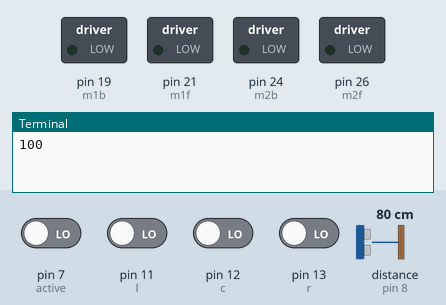
Recording of a program running on a simulated Raspberry Pi (header pin numbers). On the bench: switched loads named in the program (green lamp = pin HIGH), the last lines printed to the terminal. The test bench sets the inputs (shaded band); at power-on: pin 7 (active), pin 11 (l), pin 12 (c), pin 13 (r) LOW, distance to the obstacle (sensor on pin 8) 80 cm. Threads take turns every 2 ms; the clock reads 2024-03-15 10:24:30 at power-on unless the program sets it.

Above: at 1.2 s.
1.3 s: pin 7 (active) driven HIGH
At 3.9 s:
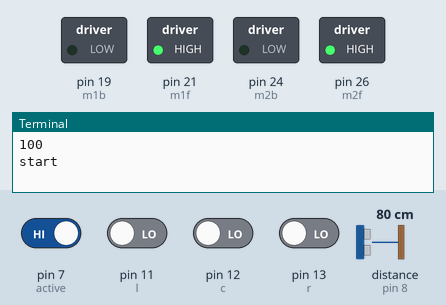
4.5 s: pin 11 (l) driven HIGH
At 5.1 s:
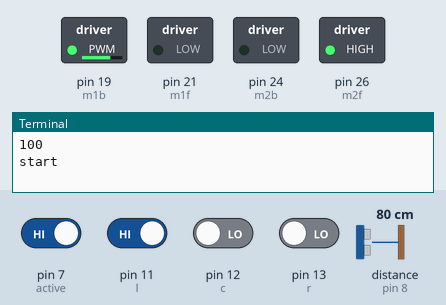
Timing chart, 0 to 7.5 s (numbered marks = the images above; inputs shaded):
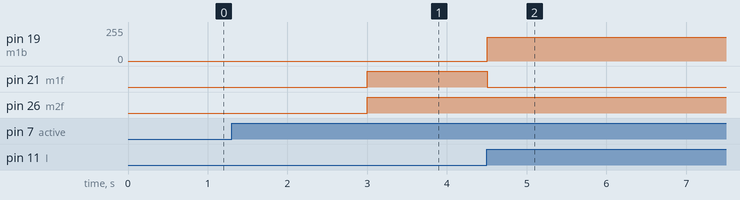

Measured:
- after the input at 1.3 s, pin 21 (m1f), pin 26 (m2f): LOW → HIGH after 1.7 s
- after the input at 4.5 s, pin 19 (m1b): 0/255 → 179/255 at once; pin 21 (m1f): HIGH → LOW at once

The program:

line-follow-test.py
```python
#!/usr/bin/python

# Created by Harry Merckel

import RPi.GPIO as GPIO
import time
import numpy
from threading import Thread

# Setting up the GPIO pins for the motors and override switch
GPIO.setwarnings(False)
GPIO.setmode(GPIO.BOARD)
GPIO.setup(21, GPIO.OUT) # Motor 1 - forwards
GPIO.setup(19, GPIO.OUT) # Motor 1 - backwards
GPIO.setup(26, GPIO.OUT) # Motor 2 - forwards
GPIO.setup(24, GPIO.OUT) # Motor 2 - backwards
GPIO.setup(11, GPIO.IN) #
GPIO.setup(12, GPIO.IN) #
GPIO.setup(13, GPIO.IN) #
GPIO.setup(7, GPIO.IN) # Override switch

global l
global c
global r
global nothing
nothing = 100
print nothing

# Setting up PWM for speed control and starting motors at 0 so no output.
m1f = GPIO.PWM(21, 50)
m1b = GPIO.PWM(19, 50)
m2f = GPIO.PWM(26, 50)
m2b = GPIO.PWM(24, 50)

m1f.start(0)
m1b.start(0)
m2f.start(0)
m2b.start(0)

# This function is to simplify the motor control instead of having to use the ChangeDutyCycle function throughout the program.
def motor (left, right):
    if left > 0:
        m1f.ChangeDutyCycle(left)
        m1b.ChangeDutyCycle(0)
    else:
        m1f.ChangeDutyCycle(0)
        m1b.ChangeDutyCycle(-left)
    if right > 0:
        m2f.ChangeDutyCycle(right)
        m2b.ChangeDutyCycle(0)
    else:
        m2f.ChangeDutyCycle(0)
        m2b.ChangeDutyCycle(-right)

def query():
    pin = 8
    GPIO.setup(pin, GPIO.OUT)
    global distance
    distlist = [0.0] * 6

    # This takes very quick readings from the ultrasonic sensor. Takes the rolling mean of 6 results to get rid of anomalous results.
    while True:
        # Output a very short pulse as a ping to the sensor, then switches to input waiting for a response
        GPIO.output(pin, 1)
        time.sleep(0.00001)
        GPIO.output(pin, 0)
        time0 = time.time()
        GPIO.setup(pin, GPIO.IN)

        # Waiting for return to start
        time1=time0
        while ((GPIO.input(pin) == 0) and ((time1 - time0) < 0.02)):
            time1 = time.time()

        time1 = time.time()
        time2 = time1

        # Timing and waiting for return to finish
        while ((GPIO.input(pin) == 1) and ((time2 - time1) < 0.02)):
            time2 = time.time()
        time2 = time.time()

        time3 = (time2-time1)

        # Calculation of distance -> return time * speed of sound (m/s) (approx. at 20 degrees C) / 2 (ping has to go to and from object) * 100 (m to cm)
        cDistance = time3*343/2*100

        GPIO.setup(pin, GPIO.OUT)
        # Removing the oldest datapoint in the list and adding the new one for an accurate reading as possible
        del distlist[0]
        distlist.append(cDistance)
        # Taking the mean of the 10 rolling results
        distance = numpy.mean(distlist)
        # Used in testing to check the readings
        #print distance
        time.sleep(0.02)

def lineCheck():
    while True:
        global l
        global c
        global r
        l = GPIO.input(11)
        c = GPIO.input(12)
        r = GPIO.input(13)
        time.sleep(0.0025)

def checkLine():
    global distance
    # Checks if the distance detected by the ultrasonic sensor is less than 10
    if distance < 10:
        motor(0,0)
        return
    global l
    global c
    global r
    # This checks the line following sensor and acts accordingly.
    if not l and c and not r:
        motor(100,100)
        nothing = 100
        return
    #if l and c and not r:
    #    motor(0,100)
    #    return
    if l and not c and not r:
        motor(-70,100)
        return
    #if not l and c and r:
    #    motor(100,0)
    #    return
    if not l and not c and r:
        motor(100,-70)
        return
    if not l and not c and not r:
        motor(100,100)
        nothing = 50
        return
    if l and c and r:
        motor(0,0)
        return

# Checks if a connection is made on pin 7 (switch) to stop and start the program.
def checkSwitch():
    active = GPIO.input(7)
    if active:
        return
    else:
        motor(0, 0)
        start()

# The start function checks for the switch every two seconds if it's off.
def start():
    while True:
        print "start"
        active = GPIO.input(7)
        #active = True
        if active:
            return
        else:
            time.sleep(0.5)

motor(0, 0)

t = Thread(target=lineCheck)
t.setDaemon(True)
t.start()
t = Thread(target=query)
t.setDaemon(True)
t.start()

time.sleep(3)

start()

# This loops runs it all.
while True:
    checkSwitch()
    checkLine()
    time.sleep(0.005)

motor (0, 0)

GPIO.cleanup()
```
